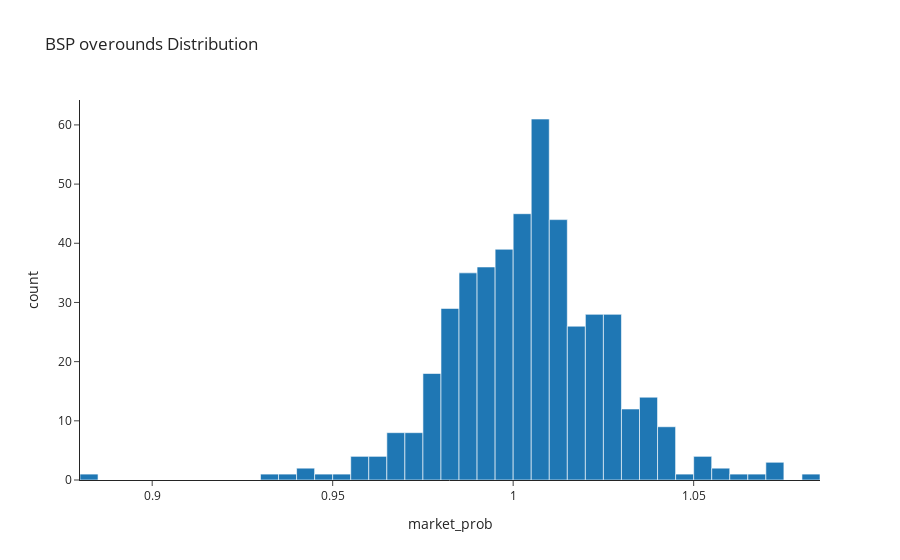

The notebook cell this image was saved under:
### Code cell
overrounds = (
        df
        .assign(market_prob = lambda x: 1 / x['bsp'])
        .groupby("market_id", as_index = False)
        .agg({'market_prob':'sum'})   
)

px.histogram(overrounds, x = 'market_prob', template='simple_white', title = 'BSP overounds Distribution')

### Figure 1 — Plotly figure (JSON) as saved in the notebook; plotly's stock layout.template omitted (floating-point values rounded to 4 significant figures; data arrays with more than 128 entries replaced by an {"elided": "..."} marker saying what was removed)
{"data": [{"alignmentgroup": "True", "bingroup": "x", "hovertemplate": "market_prob=%{x}<br>count=%{y}<extra></extra>", "legendgroup": "", "marker": {"color": "#1F77B4"}, "name": "", "offsetgroup": "", "orientation": "v", "showlegend": false, "type": "histogram", "x": {"elided": "468 float values"}, "xaxis": "x", "yaxis": "y"}], "layout": {"barmode": "relative", "legend": {"tracegroupgap": 0}, "title": {"text": "BSP overounds Distribution"}, "xaxis": {"anchor": "y", "domain": [0, 1], "title": {"text": "market_prob"}}, "yaxis": {"anchor": "x", "domain": [0, 1], "title": {"text": "count"}}}}
